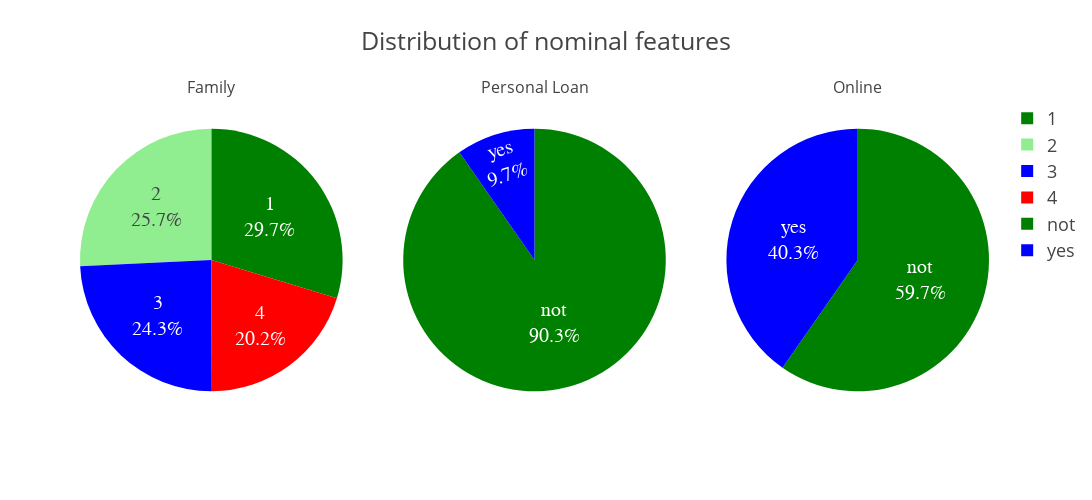

The notebook cell this image was saved under:
### Code cell
fig = make_subplots(rows=1, cols=3,specs=[[{"type": "pie"},{"type": "pie"},{"type": "pie"}]],
                    subplot_titles=("Family","Personal Loan", "Online"))

fig.add_trace(go.Pie(values=data1,labels=["1","2","3","4"]),row=1,col=1)
fig.add_trace(go.Pie(values=data2,labels=["not","yes"]),row=1,col=2)
fig.add_trace(go.Pie(values=data3,labels=["not","yes"]),row=1,col=3)

fig.update_traces(marker=dict(colors=["green","blue"]),
                  hoverinfo="label+percent",textfont_size=20,textinfo="label+percent",
                  textfont_family="Serif",col=2,row=1)

fig.update_traces(marker=dict(colors=["green","blue"]),
                  hoverinfo="label+percent",textfont_size=20,textinfo="label+percent",
                  textfont_family="Serif",col=3,row=1)

fig.update_traces(marker=dict(colors=["green","lightgreen","blue","red"]),
                  hoverinfo="label+percent",textfont_size=20,textinfo="label+percent",
                  textfont_family="Serif",col=1,row=1)

fig.update_layout(
    title_text="Distribution of nominal features",template="presentation",width=1100,height=500
)

### Figure 1 — Plotly figure (JSON) as saved in the notebook; plotly's stock layout.template omitted (floating-point values rounded to 4 significant figures)
{"data": [{"domain": {"x": [0, 0.2889], "y": [0, 1]}, "hoverinfo": "label+percent", "labels": ["1", "2", "3", "4"], "marker": {"colors": ["green", "lightgreen", "blue", "red"]}, "textfont": {"family": "Serif", "size": 20}, "textinfo": "label+percent", "type": "pie", "values": [1470, 1274, 1203, 1001]}, {"domain": {"x": [0.3556, 0.6444], "y": [0, 1]}, "hoverinfo": "label+percent", "labels": ["not", "yes"], "marker": {"colors": ["green", "blue"]}, "textfont": {"family": "Serif", "size": 20}, "textinfo": "label+percent", "type": "pie", "values": [4468, 480]}, {"domain": {"x": [0.7111, 1], "y": [0, 1]}, "hoverinfo": "label+percent", "labels": ["not", "yes"], "marker": {"colors": ["green", "blue"]}, "textfont": {"family": "Serif", "size": 20}, "textinfo": "label+percent", "type": "pie", "values": [2954, 1994]}], "layout": {"annotations": [{"font": {"size": 16}, "showarrow": false, "text": "Family", "x": 0.1444, "xanchor": "center", "xref": "paper", "y": 1, "yanchor": "bottom", "yref": "paper"}, {"font": {"size": 16}, "showarrow": false, "text": "Personal Loan", "x": 0.5, "xanchor": "center", "xref": "paper", "y": 1, "yanchor": "bottom", "yref": "paper"}, {"font": {"size": 16}, "showarrow": false, "text": "Online", "x": 0.8556, "xanchor": "center", "xref": "paper", "y": 1, "yanchor": "bottom", "yref": "paper"}], "height": 500, "title": {"text": "Distribution of nominal features"}, "width": 1100}}
